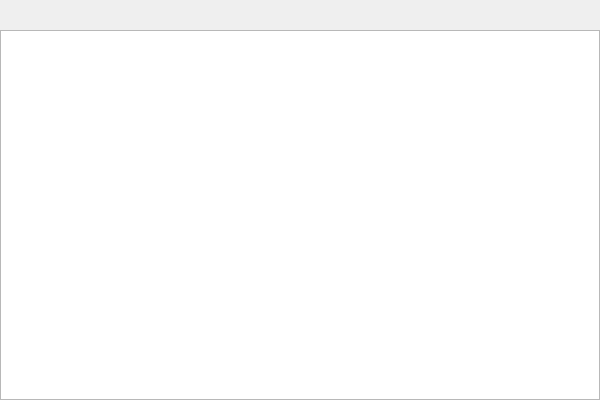
<?xml version="1.0" encoding="UTF-8"?>
<ui version="4.0">
 <class>QtCustomerTitleBarProClass</class>
 <widget class="QWidget" name="QtCustomerTitleBarProClass">
  <property name="geometry">
   <rect>
    <x>0</x>
    <y>0</y>
    <width>600</width>
    <height>400</height>
   </rect>
  </property>
  <property name="windowTitle">
   <string>QtCustomerTitleBarPro</string>
  </property>
  <layout class="QVBoxLayout" name="verticalLayout_2">
   <item>
    <layout class="QVBoxLayout" name="verticalLayout">
     <item>
      <spacer name="verticalSpacer">
       <property name="orientation">
        <enum>Qt::Vertical</enum>
       </property>
       <property name="sizeType">
        <enum>QSizePolicy::Fixed</enum>
       </property>
       <property name="sizeHint" stdset="0">
        <size>
         <width>20</width>
         <height>30</height>
        </size>
       </property>
      </spacer>
     </item>
     <item>
      <widget class="QTextEdit" name="textEdit"/>
     </item>
    </layout>
   </item>
  </layout>
 </widget>
 <layoutdefault spacing="0" margin="0"/>
 <resources>
  <include location="qtcustomertitlebarpro.qrc"/>
 </resources>
 <connections/>
</ui>
